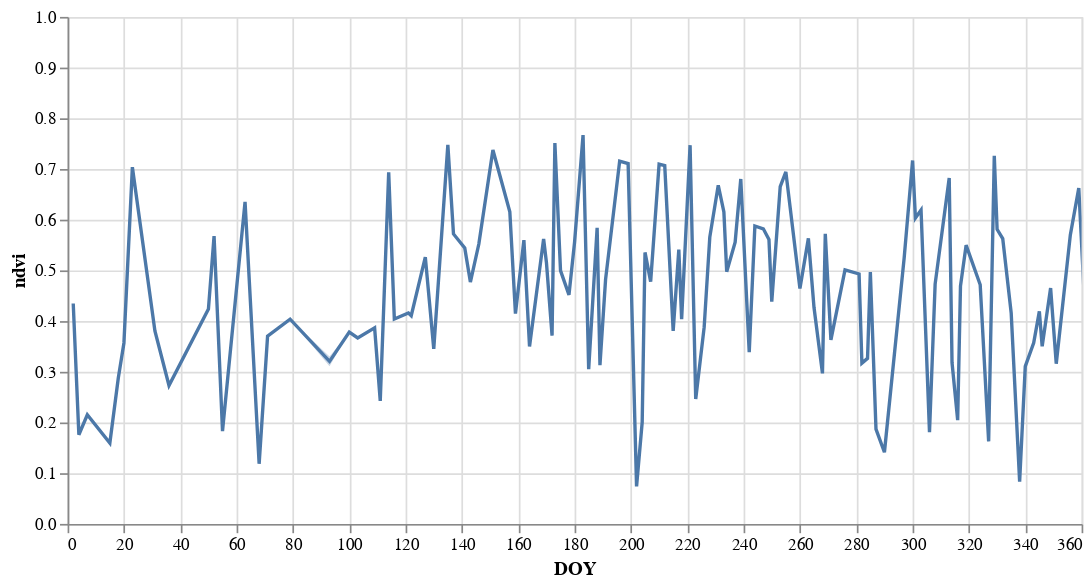

Notebook code cell kept with this figure:
### Code cell
base = alt.Chart(ndvi_df).encode(
    x=alt.X('DOY:Q', scale=alt.Scale(domain=(0, 360))))

line = base.mark_line().encode(
    y=alt.Y('median(ndvi):Q', scale=alt.Scale(domain=(0, 1))))

band = base.mark_errorband(extent='iqr').encode(
    y='ndvi:Q')

(line + band).properties(width=600, height=300).interactive()

### Figure 1 — Vega-Lite specification as saved in the notebook (floating-point values rounded to 4 significant figures)
{"config": {"view": {"continuousWidth": 400, "continuousHeight": 300}}, "layer": [{"mark": "line", "encoding": {"x": {"type": "quantitative", "field": "DOY", "scale": {"domain": [0, 360]}}, "y": {"type": "quantitative", "aggregate": "median", "field": "ndvi", "scale": {"domain": [0, 1]}}}, "selection": {"selector016": {"type": "interval", "bind": "scales", "encodings": ["x", "y"]}}}, {"mark": {"type": "errorband", "extent": "iqr"}, "encoding": {"x": {"type": "quantitative", "field": "DOY", "scale": {"domain": [0, 360]}}, "y": {"type": "quantitative", "field": "ndvi"}}}], "data": {"name": "data-f996240be060f1bf4e4958aa7537582f"}, "height": 300, "width": 600, "$schema": "https://vega.github.io/schema/vega-lite/v4.8.1.json", "datasets": {"data-f996240be060f1bf4e4958aa7537582f": [{"millis": 1367414346340, "ndvi": 0.4161, "system:index": "LC08_222062_20130501", "Timestamp": "2013-05-01T13:19:06.340000", "Year": 2013, "Month": 5, "Day": 1, "DOY": 121}, {"millis": 1368796758740, "ndvi": 0.5719, "system:index": "LC08_222062_20130517", "Timestamp": "2013-05-17T13:19:18.740000", "Year": 2013, "Month": 5, "Day": 17, "DOY": 137}, {"millis": 1371561555380, "ndvi": 0.5622, "system:index": "LC08_222062_20130618", "Timestamp": "2013-06-18T13:19:15.380000", "Year": 2013, "Month": 6, "Day": 18, "DOY": 169}, {"millis": 1372943957817, "ndvi": 0.305, "system:index": "LC08_222062_20130704", "Timestamp": "2013-07-04T13:19:17.817000", "Year": 2013, "Month": 7, "Day": 4, "DOY": 185}, {"millis": 1375708759580, "ndvi": 0.5411, "system:index": "LC08_222062_20130805", "Timestamp": "2013-08-05T13:19:19.580000", "Year": 2013, "Month": 8, "Day": 5, "DOY": 217}, {"millis": 1377091161040, "ndvi": 0.6154, "system:index": "LC08_222062_20130821", "Timestamp": "2013-08-21T13:19:21.040000", "Year": 2013, "Month": 8, "Day": 21, "DOY": 233}, {"millis": 1378473560650, "ndvi": 0.5611, "system:index": "LC08_222062_20130906", "Timestamp": "2013-09-06T13:19:20.650000", "Year": 2013, "Month": 9, "Day": 6, "DOY": 249}, {"millis": 1379855953620, "ndvi": 0.4267, "system:index": "LC08_222062_20130922", "Timestamp": "2013-09-22T13:19:13.620000", "Year": 2013, "Month": 9, "Day": 22, "DOY": 265}, {"millis": 1381238352160, "ndvi": 0.493, "system:index": "LC08_222062_20131008", "Timestamp": "2013-10-08T13:19:12.160000", "Year": 2013, "Month": 10, "Day": 8, "DOY": 281}, {"millis": 1382620745020, "ndvi": 0.5243, "system:index": "LC08_222062_20131024", "Timestamp": "2013-10-24T13:19:05.020000", "Year": 2013, "Month": 10, "Day": 24, "DOY": 297}, {"millis": 1384003143390, "ndvi": 0.6824, "system:index": "LC08_222062_20131109", "Timestamp": "2013-11-09T13:19:03.390000", "Year": 2013, "Month": 11, "Day": 9, "DOY": 313}, {"millis": 1385385535040, "ndvi": 0.7262, "system:index": "LC08_222062_20131125", "Timestamp": "2013-11-25T13:18:55.040000", "Year": 2013, "Month": 11, "Day": 25, "DOY": 329}, {"millis": 1386767933960, "ndvi": 0.4192, "system:index": "LC08_222062_20131211", "Timestamp": "2013-12-11T13:18:53.960000", "Year": 2013, "Month": 12, "Day": 11, "DOY": 345}, {"millis": 1388150324890, "ndvi": 0.4412, "system:index": "LC08_222062_20131227", "Timestamp": "2013-12-27T13:18:44.890000", "Year": 2013, "Month": 12, "Day": 27, "DOY": 361}, {"millis": 1403356621790, "ndvi": 0.3713, "system:index": "LC08_222062_20140621", "Timestamp": "2014-06-21T13:17:01.790000", "Year": 2014, "Month": 6, "Day": 21, "DOY": 172}, {"millis": 1404739029000, "ndvi": 0.584, "system:index": "LC08_222062_20140707", "Timestamp": "2014-07-07T13:17:09", "Year": 2014, "Month": 7, "Day": 7, "DOY": 188}, {"millis": 1406121431470, "ndvi": 0.2006, "system:index": "LC08_222062_20140723", "Timestamp": "2014-07-23T13:17:11.470000", "Year": 2014, "Month": 7, "Day": 23, "DOY": 204}, {"millis": 1411651043860, "ndvi": 0.2969, "system:index": "LC08_222062_20140925", "Timestamp": "2014-09-25T13:17:23.860000", "Year": 2014, "Month": 9, "Day": 25, "DOY": 268}, {"millis": 1413033451559, "ndvi": 0.3264, "system:index": "LC08_222062_20141011", "Timestamp": "2014-10-11T13:17:31.559000", "Year": 2014, "Month": 10, "Day": 11, "DOY": 284}, {"millis": 1414415850160, "ndvi": 0.7168, "system:index": "LC08_222062_20141027", "Timestamp": "2014-10-27T13:17:30.160000", "Year": 2014, "Month": 10, "Day": 27, "DOY": 300}, {"millis": 1415798252760, "ndvi": 0.2046, "system:index": "LC08_222062_20141112", "Timestamp": "2014-11-12T13:17:32.760000", "Year": 2014, "Month": 11, "Day": 12, "DOY": 316}, {"millis": 1417180650720, "ndvi": 0.5626, "system:index": "LC08_222062_20141128", "Timestamp": "2014-11-28T13:17:30.720000", "Year": 2014, "Month": 11, "Day": 28, "DOY": 332}, {"millis": 1421327840490, "ndvi": 0.1595, "system:index": "LC08_222062_20150115", "Timestamp": "2015-01-15T13:17:20.490000", "Year": 2015, "Month": 1, "Day": 15, "DOY": 15}, {"millis": 1422710236050, "ndvi": 0.3805, "system:index": "LC08_222062_20150131", "Timestamp": "2015-01-31T13:17:16.050000", "Year": 2015, "Month": 1, "Day": 31, "DOY": 31}, {"millis": 1429622200600, "ndvi": 0.2427, "system:index": "LC08_222062_20150421", "Timestamp": "2015-04-21T13:16:40.600000", "Year": 2015, "Month": 4, "Day": 21, "DOY": 111}, {"millis": 1431004585160, "ndvi": 0.5262, "system:index": "LC08_222062_20150507", "Timestamp": "2015-05-07T13:16:25.160000", "Year": 2015, "Month": 5, "Day": 7, "DOY": 127}, {"millis": 1432386982460, "ndvi": 0.477, "system:index": "LC08_222062_20150523", "Timestamp": "2015-05-23T13:16:22.460000", "Year": 2015, "Month": 5, "Day": 23, "DOY": 143}, {"millis": 1433769392330, "ndvi": 0.4149, "system:index": "LC08_222062_20150608", "Timestamp": "2015-06-08T13:16:32.330000", "Year": 2015, "Month": 6, "Day": 8, "DOY": 159}, {"millis": 1435151798260, "ndvi": 0.4995, "system:index": "LC08_222062_20150624", "Timestamp": "2015-06-24T13:16:38.260000", "Year": 2015, "Month": 6, "Day": 24, "DOY": 175}, {"millis": 1436534209370, "ndvi": 0.4825, "system:index": "LC08_222062_20150710", "Timestamp": "2015-07-10T13:16:49.370000", "Year": 2015, "Month": 7, "Day": 10, "DOY": 191}, {"millis": 1437916615230, "ndvi": 0.4777, "system:index": "LC08_222062_20150726", "Timestamp": "2015-07-26T13:16:55.230000", "Year": 2015, "Month": 7, "Day": 26, "DOY": 207}, {"millis": 1439299019420, "ndvi": 0.2464, "system:index": "LC08_222062_20150811", "Timestamp": "2015-08-11T13:16:59.420000", "Year": 2015, "Month": 8, "Day": 11, "DOY": 223}, {"millis": 1440681426540, "ndvi": 0.6803, "system:index": "LC08_222062_20150827", "Timestamp": "2015-08-27T13:17:06.540000", "Year": 2015, "Month": 8, "Day": 27, "DOY": 239}, {"millis": 1442063833470, "ndvi": 0.6943, "system:index": "LC08_222062_20150912", "Timestamp": "2015-09-12T13:17:13.470000", "Year": 2015, "Month": 9, "Day": 12, "DOY": 255}, {"millis": 1443446239430, "ndvi": 0.3628, "system:index": "LC08_222062_20150928", "Timestamp": "2015-09-28T13:17:19.430000", "Year": 2015, "Month": 9, "Day": 28, "DOY": 271}, {"millis": 1444828639180, "ndvi": 0.187, "system:index": "LC08_222062_20151014", "Timestamp": "2015-10-14T13:17:19.180000", "Year": 2015, "Month": 10, "Day": 14, "DOY": 287}, {"millis": 1446211045420, "ndvi": 0.6192, "system:index": "LC08_222062_20151030", "Timestamp": "2015-10-30T13:17:25.420000", "Year": 2015, "Month": 10, "Day": 30, "DOY": 303}, {"millis": 1447593445940, "ndvi": 0.5498, "system:index": "LC08_222062_20151115", "Timestamp": "2015-11-15T13:17:25.940000", "Year": 2015, "Month": 11, "Day": 15, "DOY": 319}, {"millis": 1448975847800, "ndvi": 0.416, "system:index": "LC08_222062_20151201", "Timestamp": "2015-12-01T13:17:27.800000", "Year": 2015, "Month": 12, "Day": 1, "DOY": 335}, {"millis": 1450358247174, "ndvi": 0.3159, "system:index": "LC08_222062_20151217", "Timestamp": "2015-12-17T13:17:27.174000", "Year": 2015, "Month": 12, "Day": 17, "DOY": 351}, {"millis": 1451740644750, "ndvi": 0.4347, "system:index": "LC08_222062_20160102", "Timestamp": "2016-01-02T13:17:24.750000", "Year": 2016, "Month": 1, "Day": 2, "DOY": 2}, {"millis": 1453123044100, "ndvi": 0.2877, "system:index": "LC08_222062_20160118", "Timestamp": "2016-01-18T13:17:24.100000", "Year": 2016, "Month": 1, "Day": 18, "DOY": 18}, {"millis": 1455887832198, "ndvi": 0.4236, "system:index": "LC08_222062_20160219", "Timestamp": "2016-02-19T13:17:12.198000", "Year": 2016, "Month": 2, "Day": 19, "DOY": 50}, {"millis": 1461417409890, "ndvi": 0.6935, "system:index": "LC08_222062_20160423", "Timestamp": "2016-04-23T13:16:49.890000", "Year": 2016, "Month": 4, "Day": 23, "DOY": 114}, {"millis": 1462799812750, "ndvi": 0.3452, "system:index": "LC08_222062_20160509", "Timestamp": "2016-05-09T13:16:52.750000", "Year": 2016, "Month": 5, "Day": 9, "DOY": 130}, {"millis": 1464182216620, "ndvi": 0.5521, "system:index": "LC08_222062_20160525", "Timestamp": "2016-05-25T13:16:56.620000", "Year": 2016, "Month": 5, "Day": 25, "DOY": 146}, {"millis": 1465564620360, "ndvi": 0.5597, "system:index": "LC08_222062_20160610", "Timestamp": "2016-06-10T13:17:00.360000", "Year": 2016, "Month": 6, "Day": 10, "DOY": 162}, {"millis": 1466947027150, "ndvi": 0.4517, "system:index": "LC08_222062_20160626", "Timestamp": "2016-06-26T13:17:07.150000", "Year": 2016, "Month": 6, "Day": 26, "DOY": 178}, {"millis": 1469711839442, "ndvi": 0.7095, "system:index": "LC08_222062_20160728", "Timestamp": "2016-07-28T13:17:19.442000", "Year": 2016, "Month": 7, "Day": 28, "DOY": 210}, {"millis": 1471094241830, "ndvi": 0.3879, "system:index": "LC08_222062_20160813", "Timestamp": "2016-08-13T13:17:21.830000", "Year": 2016, "Month": 8, "Day": 13, "DOY": 226}, {"millis": 1472476649160, "ndvi": 0.3386, "system:index": "LC08_222062_20160829", "Timestamp": "2016-08-29T13:17:29.160000", "Year": 2016, "Month": 8, "Day": 29, "DOY": 242}, {"millis": 1476623858920, "ndvi": 0.1413, "system:index": "LC08_222062_20161016", "Timestamp": "2016-10-16T13:17:38.920000", "Year": 2016, "Month": 10, "Day": 16, "DOY": 290}, {"millis": 1478006259820, "ndvi": 0.1811, "system:index": "LC08_222062_20161101", "Timestamp": "2016-11-01T13:17:39.820000", "Year": 2016, "Month": 11, "Day": 1, "DOY": 306}, {"millis": 1480771058400, "ndvi": 0.08315, "system:index": "LC08_222062_20161203", "Timestamp": "2016-12-03T13:17:38.400000", "Year": 2016, "Month": 12, "Day": 3, "DOY": 338}, {"millis": 1483535851040, "ndvi": 0.1759, "system:index": "LC08_222062_20170104", "Timestamp": "2017-01-04T13:17:31.040000", "Year": 2017, "Month": 1, "Day": 4, "DOY": 4}, {"millis": 1484918246660, "ndvi": 0.3569, "system:index": "LC08_222062_20170120", "Timestamp": "2017-01-20T13:17:26.660000", "Year": 2017, "Month": 1, "Day": 20, "DOY": 20}, {"millis": 1486300639000, "ndvi": 0.2731, "system:index": "LC08_222062_20170205", "Timestamp": "2017-02-05T13:17:19", "Year": 2017, "Month": 2, "Day": 5, "DOY": 36}, {"millis": 1487683033280, "ndvi": 0.5675, "system:index": "LC08_222062_20170221", "Timestamp": "2017-02-21T13:17:13.280000", "Year": 2017, "Month": 2, "Day": 21, "DOY": 52}, {"millis": 1489065425820, "ndvi": 0.1186, "system:index": "LC08_222062_20170309", "Timestamp": "2017-03-09T13:17:05.820000", "Year": 2017, "Month": 3, "Day": 9, "DOY": 68}, {"millis": 1491830208950, "ndvi": 0.3785, "system:index": "LC08_222062_20170410", "Timestamp": "2017-04-10T13:16:48.950000", "Year": 2017, "Month": 4, "Day": 10, "DOY": 100}, {"millis": 1493212598510, "ndvi": 0.4043, "system:index": "LC08_222062_20170426", "Timestamp": "2017-04-26T13:16:38.510000", "Year": 2017, "Month": 4, "Day": 26, "DOY": 116}, {"millis": 1497359820630, "ndvi": 0.35, "system:index": "LC08_222062_20170613", "Timestamp": "2017-06-13T13:17:00.630000", "Year": 2017, "Month": 6, "Day": 13, "DOY": 164}, {"millis": 1498742225280, "ndvi": 0.5563, "system:index": "LC08_222062_20170629", "Timestamp": "2017-06-29T13:17:05.280000", "Year": 2017, "Month": 6, "Day": 29, "DOY": 180}, {"millis": 1500124628480, "ndvi": 0.7155, "system:index": "LC08_222062_20170715", "Timestamp": "2017-07-15T13:17:08.480000", "Year": 2017, "Month": 7, "Day": 15, "DOY": 196}, {"millis": 1501507036490, "ndvi": 0.7068, "system:index": "LC08_222062_20170731", "Timestamp": "2017-07-31T13:17:16.490000", "Year": 2017, "Month": 7, "Day": 31, "DOY": 212}, {"millis": 1502889442170, "ndvi": 0.5657, "system:index": "LC08_222062_20170816", "Timestamp": "2017-08-16T13:17:22.170000", "Year": 2017, "Month": 8, "Day": 16, "DOY": 228}, {"millis": 1504271845260, "ndvi": 0.5875, "system:index": "LC08_222062_20170901", "Timestamp": "2017-09-01T13:17:25.260000", "Year": 2017, "Month": 9, "Day": 1, "DOY": 244}, {"millis": 1505654246820, "ndvi": 0.4643, "system:index": "LC08_222062_20170917", "Timestamp": "2017-09-17T13:17:26.820000", "Year": 2017, "Month": 9, "Day": 17, "DOY": 260}, {"millis": 1507036653800, "ndvi": 0.5011, "system:index": "LC08_222062_20171003", "Timestamp": "2017-10-03T13:17:33.800000", "Year": 2017, "Month": 10, "Day": 3, "DOY": 276}, {"millis": 1509801456340, "ndvi": 0.473, "system:index": "LC08_222062_20171104", "Timestamp": "2017-11-04T13:17:36.340000", "Year": 2017, "Month": 11, "Day": 4, "DOY": 308}, {"millis": 1511183851860, "ndvi": 0.4716, "system:index": "LC08_222062_20171120", "Timestamp": "2017-11-20T13:17:31.860000", "Year": 2017, "Month": 11, "Day": 20, "DOY": 324}, {"millis": 1512566247720, "ndvi": 0.3107, "system:index": "LC08_222062_20171206", "Timestamp": "2017-12-06T13:17:27.720000", "Year": 2017, "Month": 12, "Day": 6, "DOY": 340}, {"millis": 1513948650810, "ndvi": 0.5701, "system:index": "LC08_222062_20171222", "Timestamp": "2017-12-22T13:17:30.810000", "Year": 2017, "Month": 12, "Day": 22, "DOY": 356}, {"millis": 1515331045620, "ndvi": 0.2153, "system:index": "LC08_222062_20180107", "Timestamp": "2018-01-07T13:17:25.620000", "Year": 2018, "Month": 1, "Day": 7, "DOY": 7}, {"millis": 1516713437360, "ndvi": 0.7036, "system:index": "LC08_222062_20180123", "Timestamp": "2018-01-23T13:17:17.360000", "Year": 2018, "Month": 1, "Day": 23, "DOY": 23}, {"millis": 1519478223410, "ndvi": 0.1831, "system:index": "LC08_222062_20180224", "Timestamp": "2018-02-24T13:17:03.410000", "Year": 2018, "Month": 2, "Day": 24, "DOY": 55}, {"millis": 1520860614500, "ndvi": 0.3703, "system:index": "LC08_222062_20180312", "Timestamp": "2018-03-12T13:16:54.500000", "Year": 2018, "Month": 3, "Day": 12, "DOY": 71}, {"millis": 1523625398870, "ndvi": 0.3668, "system:index": "LC08_222062_20180413", "Timestamp": "2018-04-13T13:16:38.870000", "Year": 2018, "Month": 4, "Day": 13, "DOY": 103}, {"millis": 1526390179570, "ndvi": 0.7476, "system:index": "LC08_222062_20180515", "Timestamp": "2018-05-15T13:16:19.570000", "Year": 2018, "Month": 5, "Day": 15, "DOY": 135}, {"millis": 1527772566470, "ndvi": 0.7373, "system:index": "LC08_222062_20180531", "Timestamp": "2018-05-31T13:16:06.470000", "Year": 2018, "Month": 5, "Day": 31, "DOY": 151}, {"millis": 1530537383010, "ndvi": 0.7669, "system:index": "LC08_222062_20180702", "Timestamp": "2018-07-02T13:16:23.010000", "Year": 2018, "Month": 7, "Day": 2, "DOY": 183}, {"millis": 1531919790370, "ndvi": 0.7108, "system:index": "LC08_222062_20180718", "Timestamp": "2018-07-18T13:16:30.370000", "Year": 2018, "Month": 7, "Day": 18, "DOY": 199}, {"millis": 1533302198260, "ndvi": 0.3808, "system:index": "LC08_222062_20180803", "Timestamp": "2018-08-03T13:16:38.260000", "Year": 2018, "Month": 8, "Day": 3, "DOY": 215}, {"millis": 1534684606940, "ndvi": 0.6678, "system:index": "LC08_222062_20180819", "Timestamp": "2018-08-19T13:16:46.940000", "Year": 2018, "Month": 8, "Day": 19, "DOY": 231}, {"millis": 1536067013310, "ndvi": 0.5821, "system:index": "LC08_222062_20180904", "Timestamp": "2018-09-04T13:16:53.310000", "Year": 2018, "Month": 9, "Day": 4, "DOY": 247}, {"millis": 1537449417340, "ndvi": 0.5632, "system:index": "LC08_222062_20180920", "Timestamp": "2018-09-20T13:16:57.340000", "Year": 2018, "Month": 9, "Day": 20, "DOY": 263}, {"millis": 1542979034850, "ndvi": 0.1627, "system:index": "LC08_222062_20181123", "Timestamp": "2018-11-23T13:17:14.850000", "Year": 2018, "Month": 11, "Day": 23, "DOY": 327}, {"millis": 1544361432050, "ndvi": 0.3573, "system:index": "LC08_222062_20181209", "Timestamp": "2018-12-09T13:17:12.050000", "Year": 2018, "Month": 12, "Day": 9, "DOY": 343}, {"millis": 1545743831580, "ndvi": 0.6623, "system:index": "LC08_222062_20181225", "Timestamp": "2018-12-25T13:17:11.580000", "Year": 2018, "Month": 12, "Day": 25, "DOY": 359}, {"millis": 1556803004880, "ndvi": 0.4108, "system:index": "LC08_222062_20190502", "Timestamp": "2019-05-02T13:16:44.880000", "Year": 2019, "Month": 5, "Day": 2, "DOY": 122}, {"millis": 1560950229927, "ndvi": 0.5157, "system:index": "LC08_222062_20190619", "Timestamp": "2019-06-19T13:17:09.927000", "Year": 2019, "Month": 6, "Day": 19, "DOY": 170}, {"millis": 1563715037389, "ndvi": 0.07389, "system:index": "LC08_222062_20190721", "Timestamp": "2019-07-21T13:17:17.389000", "Year": 2019, "Month": 7, "Day": 21, "DOY": 202}, {"millis": 1565097444150, "ndvi": 0.4039, "system:index": "LC08_222062_20190806", "Timestamp": "2019-08-06T13:17:24.150000", "Year": 2019, "Month": 8, "Day": 6, "DOY": 218}, {"millis": 1566479848937, "ndvi": 0.4975, "system:index": "LC08_222062_20190822", "Timestamp": "2019-08-22T13:17:28.937000", "Year": 2019, "Month": 8, "Day": 22, "DOY": 234}, {"millis": 1567862252361, "ndvi": 0.4384, "system:index": "LC08_222062_20190907", "Timestamp": "2019-09-07T13:17:32.361000", "Year": 2019, "Month": 9, "Day": 7, "DOY": 250}, {"millis": 1570627061736, "ndvi": 0.317, "system:index": "LC08_222062_20191009", "Timestamp": "2019-10-09T13:17:41.736000", "Year": 2019, "Month": 10, "Day": 9, "DOY": 282}, {"millis": 1573391860873, "ndvi": 0.3178, "system:index": "LC08_222062_20191110", "Timestamp": "2019-11-10T13:17:40.873000", "Year": 2019, "Month": 11, "Day": 10, "DOY": 314}, {"millis": 1574774258117, "ndvi": 0.5811, "system:index": "LC08_222062_20191126", "Timestamp": "2019-11-26T13:17:38.117000", "Year": 2019, "Month": 11, "Day": 26, "DOY": 330}, {"millis": 1576156657104, "ndvi": 0.3503, "system:index": "LC08_222062_20191212", "Timestamp": "2019-12-12T13:17:37.104000", "Year": 2019, "Month": 12, "Day": 12, "DOY": 346}, {"millis": 1577539053318, "ndvi": 0.3382, "system:index": "LC08_222062_20191228", "Timestamp": "2019-12-28T13:17:33.318000", "Year": 2019, "Month": 12, "Day": 28, "DOY": 362}, {"millis": 1585833419611, "ndvi": 0.3018, "system:index": "LC08_222062_20200402", "Timestamp": "2020-04-02T13:16:59.611000", "Year": 2020, "Month": 4, "Day": 2, "DOY": 93}, {"millis": 1587215813412, "ndvi": 0.3866, "system:index": "LC08_222062_20200418", "Timestamp": "2020-04-18T13:16:53.412000", "Year": 2020, "Month": 4, "Day": 18, "DOY": 109}, {"millis": 1589980605175, "ndvi": 0.5444, "system:index": "LC08_222062_20200520", "Timestamp": "2020-05-20T13:16:45.175000", "Year": 2020, "Month": 5, "Day": 20, "DOY": 141}, {"millis": 1591363011842, "ndvi": 0.6158, "system:index": "LC08_222062_20200605", "Timestamp": "2020-06-05T13:16:51.842000", "Year": 2020, "Month": 6, "Day": 5, "DOY": 157}, {"millis": 1592745421151, "ndvi": 0.7513, "system:index": "LC08_222062_20200621", "Timestamp": "2020-06-21T13:17:01.151000", "Year": 2020, "Month": 6, "Day": 21, "DOY": 173}, {"millis": 1594127828431, "ndvi": 0.313, "system:index": "LC08_222062_20200707", "Timestamp": "2020-07-07T13:17:08.431000", "Year": 2020, "Month": 7, "Day": 7, "DOY": 189}, {"millis": 1595510233759, "ndvi": 0.5355, "system:index": "LC08_222062_20200723", "Timestamp": "2020-07-23T13:17:13.759000", "Year": 2020, "Month": 7, "Day": 23, "DOY": 205}, {"millis": 1596892637082, "ndvi": 0.7469, "system:index": "LC08_222062_20200808", "Timestamp": "2020-08-08T13:17:17.082000", "Year": 2020, "Month": 8, "Day": 8, "DOY": 221}, {"millis": 1598275044640, "ndvi": 0.5556, "system:index": "LC08_222062_20200824", "Timestamp": "2020-08-24T13:17:24.640000", "Year": 2020, "Month": 8, "Day": 24, "DOY": 237}, {"millis": 1599657451685, "ndvi": 0.6651, "system:index": "LC08_222062_20200909", "Timestamp": "2020-09-09T13:17:31.685000", "Year": 2020, "Month": 9, "Day": 9, "DOY": 253}, {"millis": 1601039856569, "ndvi": 0.5722, "system:index": "LC08_222062_20200925", "Timestamp": "2020-09-25T13:17:36.569000", "Year": 2020, "Month": 9, "Day": 25, "DOY": 269}, {"millis": 1602422258922, "ndvi": 0.4969, "system:index": "LC08_222062_20201011", "Timestamp": "2020-10-11T13:17:38.922000", "Year": 2020, "Month": 10, "Day": 11, "DOY": 285}, {"millis": 1603804658590, "ndvi": 0.6035, "system:index": "LC08_222062_20201027", "Timestamp": "2020-10-27T13:17:38.590000", "Year": 2020, "Month": 10, "Day": 27, "DOY": 301}, {"millis": 1605187055079, "ndvi": 0.469, "system:index": "LC08_222062_20201112", "Timestamp": "2020-11-12T13:17:35.079000", "Year": 2020, "Month": 11, "Day": 12, "DOY": 317}, {"millis": 1607951859790, "ndvi": 0.4652, "system:index": "LC08_222062_20201214", "Timestamp": "2020-12-14T13:17:39.790000", "Year": 2020, "Month": 12, "Day": 14, "DOY": 349}, {"millis": 1609334256271, "ndvi": 0.3981, "system:index": "LC08_222062_20201230", "Timestamp": "2020-12-30T13:17:36.271000", "Year": 2020, "Month": 12, "Day": 30, "DOY": 365}, {"millis": 1614863836306, "ndvi": 0.6353, "system:index": "LC08_222062_20210304", "Timestamp": "2021-03-04T13:17:16.306000", "Year": 2021, "Month": 3, "Day": 4, "DOY": 63}, {"millis": 1616246227860, "ndvi": 0.4038, "system:index": "LC08_222062_20210320", "Timestamp": "2021-03-20T13:17:07.860000", "Year": 2021, "Month": 3, "Day": 20, "DOY": 79}, {"millis": 1364995346280, "ndvi": 0.3393, "system:index": "LC08_223061_20130403", "Timestamp": "2013-04-03T13:22:26.280000", "Year": 2013, "Month": 4, "Day": 3, "DOY": 93}]}}
